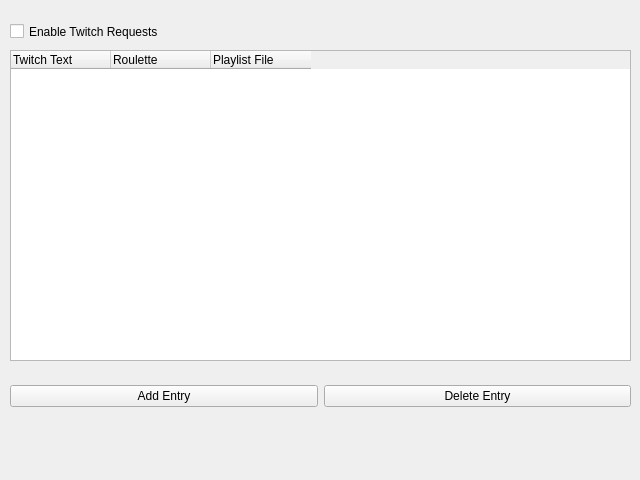
<?xml version="1.0" encoding="UTF-8"?>
<ui version="4.0">
 <class>twitchrequest_widget</class>
 <widget class="QWidget" name="twitchrequest_widget">
  <property name="geometry">
   <rect>
    <x>0</x>
    <y>0</y>
    <width>640</width>
    <height>480</height>
   </rect>
  </property>
  <property name="windowTitle">
   <string>Twitch Requests</string>
  </property>
  <property name="displayName" stdset="0">
   <string>Twitch Requests</string>
  </property>
  <widget class="QCheckBox" name="enable_checkbox">
   <property name="geometry">
    <rect>
     <x>10</x>
     <y>20</y>
     <width>201</width>
     <height>23</height>
    </rect>
   </property>
   <property name="text">
    <string>Enable Twitch Requests</string>
   </property>
  </widget>
  <widget class="QTableWidget" name="request_table">
   <property name="geometry">
    <rect>
     <x>10</x>
     <y>50</y>
     <width>621</width>
     <height>311</height>
    </rect>
   </property>
   <property name="alternatingRowColors">
    <bool>true</bool>
   </property>
   <property name="selectionBehavior">
    <enum>QAbstractItemView::SelectRows</enum>
   </property>
   <column>
    <property name="text">
     <string>Twitch Text</string>
    </property>
    <property name="textAlignment">
     <set>AlignLeading|AlignVCenter</set>
    </property>
   </column>
   <column>
    <property name="text">
     <string>Roulette</string>
    </property>
    <property name="textAlignment">
     <set>AlignLeading|AlignVCenter</set>
    </property>
   </column>
   <column>
    <property name="text">
     <string>Playlist File</string>
    </property>
    <property name="textAlignment">
     <set>AlignLeading|AlignVCenter</set>
    </property>
   </column>
  </widget>
  <widget class="QWidget" name="horizontalLayoutWidget">
   <property name="geometry">
    <rect>
     <x>10</x>
     <y>380</y>
     <width>621</width>
     <height>32</height>
    </rect>
   </property>
   <layout class="QHBoxLayout" name="button_layout">
    <item>
     <widget class="QPushButton" name="add_button">
      <property name="text">
       <string>Add Entry</string>
      </property>
     </widget>
    </item>
    <item>
     <widget class="QPushButton" name="del_button">
      <property name="text">
       <string>Delete Entry</string>
      </property>
     </widget>
    </item>
   </layout>
  </widget>
 </widget>
 <resources/>
 <connections/>
</ui>
